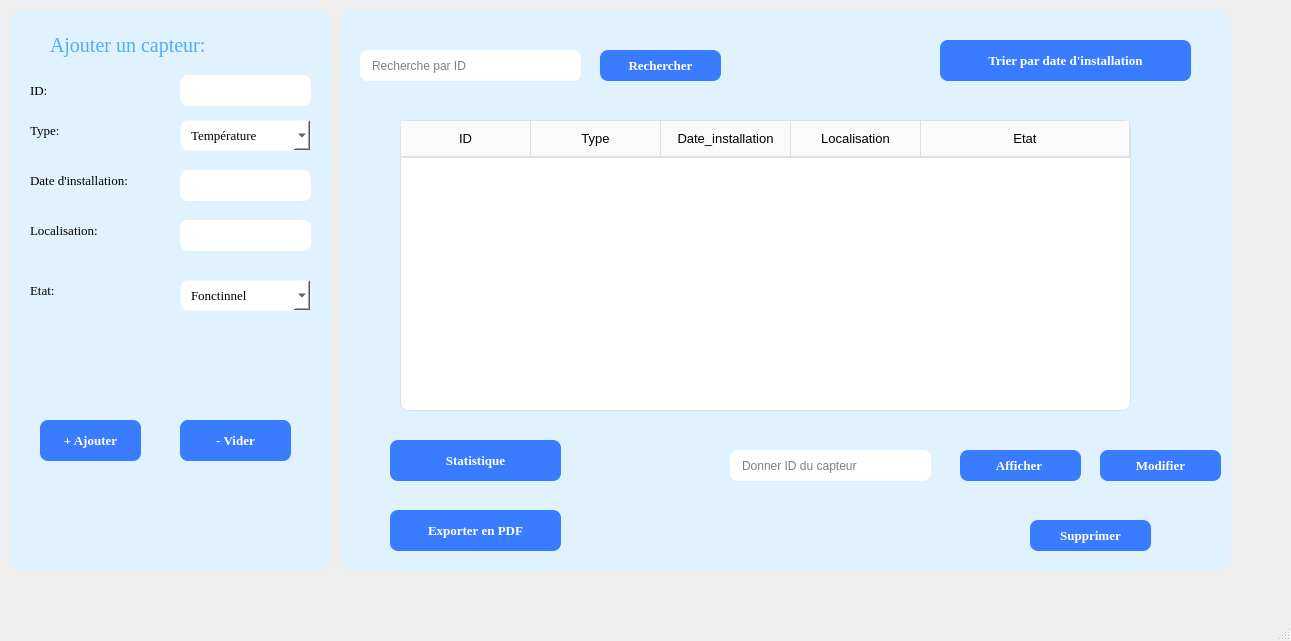
<?xml version="1.0" encoding="UTF-8"?>
<ui version="4.0">
 <class>Gsweather</class>
 <widget class="QMainWindow" name="Gsweather">
  <property name="geometry">
   <rect>
    <x>0</x>
    <y>0</y>
    <width>1291</width>
    <height>641</height>
   </rect>
  </property>
  <property name="font">
   <font>
    <pointsize>10</pointsize>
   </font>
  </property>
  <property name="windowTitle">
   <string>gestion des capteurs</string>
  </property>
  <widget class="QWidget" name="centralwidget">
   <widget class="QFrame" name="frame">
    <property name="geometry">
     <rect>
      <x>10</x>
      <y>10</y>
      <width>321</width>
      <height>561</height>
     </rect>
    </property>
    <property name="styleSheet">
     <string notr="true">background-color: rgb(224, 242, 254);

border-radius: 16px;</string>
    </property>
    <property name="frameShape">
     <enum>QFrame::Shape::StyledPanel</enum>
    </property>
    <property name="frameShadow">
     <enum>QFrame::Shadow::Raised</enum>
    </property>
    <widget class="QLabel" name="label">
     <property name="geometry">
      <rect>
       <x>40</x>
       <y>20</y>
       <width>201</width>
       <height>31</height>
      </rect>
     </property>
     <property name="font">
      <font>
       <family>Times New Roman</family>
       <pointsize>15</pointsize>
      </font>
     </property>
     <property name="styleSheet">
      <string notr="true">color: rgb(85, 170, 255);</string>
     </property>
     <property name="text">
      <string>Ajouter un capteur:</string>
     </property>
    </widget>
    <widget class="QLabel" name="label_2">
     <property name="geometry">
      <rect>
       <x>20</x>
       <y>70</y>
       <width>63</width>
       <height>20</height>
      </rect>
     </property>
     <property name="font">
      <font>
       <family>Times New Roman</family>
       <pointsize>10</pointsize>
      </font>
     </property>
     <property name="text">
      <string>ID:</string>
     </property>
    </widget>
    <widget class="QLabel" name="label_3">
     <property name="geometry">
      <rect>
       <x>20</x>
       <y>110</y>
       <width>63</width>
       <height>20</height>
      </rect>
     </property>
     <property name="font">
      <font>
       <family>Times New Roman</family>
       <pointsize>10</pointsize>
      </font>
     </property>
     <property name="text">
      <string>Type:</string>
     </property>
    </widget>
    <widget class="QLabel" name="label_4">
     <property name="geometry">
      <rect>
       <x>20</x>
       <y>160</y>
       <width>141</width>
       <height>20</height>
      </rect>
     </property>
     <property name="font">
      <font>
       <family>Times New Roman</family>
       <pointsize>10</pointsize>
      </font>
     </property>
     <property name="text">
      <string>Date d'installation:</string>
     </property>
    </widget>
    <widget class="QLabel" name="label_5">
     <property name="geometry">
      <rect>
       <x>20</x>
       <y>210</y>
       <width>101</width>
       <height>20</height>
      </rect>
     </property>
     <property name="font">
      <font>
       <family>Times New Roman</family>
       <pointsize>10</pointsize>
      </font>
     </property>
     <property name="text">
      <string>Localisation:</string>
     </property>
    </widget>
    <widget class="QLabel" name="label_6">
     <property name="geometry">
      <rect>
       <x>20</x>
       <y>270</y>
       <width>63</width>
       <height>20</height>
      </rect>
     </property>
     <property name="font">
      <font>
       <family>Times New Roman</family>
       <pointsize>10</pointsize>
      </font>
     </property>
     <property name="text">
      <string>Etat:</string>
     </property>
    </widget>
    <widget class="QLineEdit" name="lineEdit">
     <property name="geometry">
      <rect>
       <x>170</x>
       <y>160</y>
       <width>131</width>
       <height>31</height>
      </rect>
     </property>
     <property name="styleSheet">
      <string notr="true">QLineEdit {

background-color: white;

color: rgb(0, 0, 0);

border: none;

border-radius: 8px;

padding: 6px 10px;

}



QLineEdit:focus {

border: 1px solid #2196F3;

}</string>
     </property>
    </widget>
    <widget class="QLineEdit" name="lineEdit_2">
     <property name="geometry">
      <rect>
       <x>170</x>
       <y>65</y>
       <width>131</width>
       <height>31</height>
      </rect>
     </property>
     <property name="styleSheet">
      <string notr="true">QLineEdit {

background-color: white;

color: rgb(0, 0, 0);

border: none;

border-radius: 8px;

padding: 6px 10px;

}



QLineEdit:focus {

border: 1px solid #2196F3;

}</string>
     </property>
    </widget>
    <widget class="QLineEdit" name="lineEdit_3">
     <property name="geometry">
      <rect>
       <x>170</x>
       <y>210</y>
       <width>131</width>
       <height>31</height>
      </rect>
     </property>
     <property name="styleSheet">
      <string notr="true">QLineEdit {

background-color: white;

color: rgb(0, 0, 0);

border: none;

border-radius: 8px;

padding: 6px 10px;

}



QLineEdit:focus {

border: 1px solid #2196F3;

}</string>
     </property>
    </widget>
    <widget class="QComboBox" name="comboBox">
     <property name="geometry">
      <rect>
       <x>170</x>
       <y>110</y>
       <width>131</width>
       <height>31</height>
      </rect>
     </property>
     <property name="font">
      <font>
       <family>Times New Roman</family>
       <pointsize>10</pointsize>
      </font>
     </property>
     <property name="styleSheet">
      <string notr="true">QComboBox {

background-color: white;

color: rgb(0, 0, 0);

border: 1px solid transparent;

border-radius: 8px;

padding: 6px 10px;

}



QComboBox:focus {

border: 1px solid #2196F3;

}



QComboBox QAbstractItemView {

background-color: white;

color: rgb(0, 0, 0);

border: 1px solid #ccc;

border-radius: 4px;

outline: none;

selection-background-color: #2196F3;

selection-color: white;

padding: 4px;

}



QComboBox QAbstractItemView::item {

padding: 4px 8px;

border: none;

}



QComboBox QAbstractItemView::item:selected,

QComboBox QAbstractItemView::item:hover {

background-color: #2196F3;

color: white;

}</string>
     </property>
     <item>
      <property name="text">
       <string>Température</string>
      </property>
     </item>
     <item>
      <property name="text">
       <string>Anémomètre</string>
      </property>
     </item>
     <item>
      <property name="text">
       <string>Pluviomètre</string>
      </property>
     </item>
    </widget>
    <widget class="QComboBox" name="comboBox_2">
     <property name="geometry">
      <rect>
       <x>170</x>
       <y>270</y>
       <width>131</width>
       <height>31</height>
      </rect>
     </property>
     <property name="font">
      <font>
       <family>Times New Roman</family>
       <pointsize>10</pointsize>
      </font>
     </property>
     <property name="styleSheet">
      <string notr="true">QComboBox {

background-color: white;

color: rgb(0, 0, 0);

border: 1px solid transparent;

border-radius: 8px;

padding: 6px 10px;

}



QComboBox:focus {

border: 1px solid #2196F3;

}



QComboBox QAbstractItemView {

background-color: white;

color: rgb(0, 0, 0);

border: 1px solid #ccc;

border-radius: 4px;

outline: none;

selection-background-color: #2196F3;

selection-color: white;

padding: 4px;

}



QComboBox QAbstractItemView::item {

padding: 4px 8px;

border: none;

}



QComboBox QAbstractItemView::item:selected,

QComboBox QAbstractItemView::item:hover {

background-color: #2196F3;

color: white;

}</string>
     </property>
     <item>
      <property name="text">
       <string>Fonctinnel</string>
      </property>
     </item>
     <item>
      <property name="text">
       <string>En panne</string>
      </property>
     </item>
    </widget>
    <widget class="QPushButton" name="pushButton">
     <property name="geometry">
      <rect>
       <x>30</x>
       <y>410</y>
       <width>101</width>
       <height>41</height>
      </rect>
     </property>
     <property name="font">
      <font>
       <family>Times New Roman</family>
       <pointsize>10</pointsize>
       <bold>true</bold>
      </font>
     </property>
     <property name="styleSheet">
      <string notr="true">QPushButton {
    background-color: rgb(58, 124, 255);
    color: white;
    border-radius: 8px;
    padding: 8px 16px;
    border: none;
}

QPushButton:hover {
    background-color: rgb(40, 100, 240);
}
</string>
     </property>
     <property name="text">
      <string>+ Ajouter</string>
     </property>
    </widget>
    <widget class="QPushButton" name="pushButton_2">
     <property name="geometry">
      <rect>
       <x>170</x>
       <y>410</y>
       <width>111</width>
       <height>41</height>
      </rect>
     </property>
     <property name="font">
      <font>
       <family>Times New Roman</family>
       <pointsize>10</pointsize>
       <bold>true</bold>
      </font>
     </property>
     <property name="styleSheet">
      <string notr="true">QPushButton {
    background-color: rgb(58, 124, 255);
    color: white;
    border-radius: 8px;
    padding: 8px 16px;
    border: none;
}

QPushButton:hover {
    background-color: rgb(40, 100, 240);
}</string>
     </property>
     <property name="text">
      <string>- Vider</string>
     </property>
    </widget>
   </widget>
   <widget class="QFrame" name="frame_2">
    <property name="geometry">
     <rect>
      <x>340</x>
      <y>10</y>
      <width>891</width>
      <height>561</height>
     </rect>
    </property>
    <property name="styleSheet">
     <string notr="true">background-color: rgb(224, 242, 254);

border-radius: 16px;</string>
    </property>
    <property name="frameShape">
     <enum>QFrame::Shape::StyledPanel</enum>
    </property>
    <property name="frameShadow">
     <enum>QFrame::Shadow::Raised</enum>
    </property>
    <widget class="QTableWidget" name="tableWidget">
     <property name="geometry">
      <rect>
       <x>60</x>
       <y>110</y>
       <width>731</width>
       <height>291</height>
      </rect>
     </property>
     <property name="font">
      <font>
       <family>Times New Roman</family>
      </font>
     </property>
     <property name="styleSheet">
      <string notr="true">QHeaderView::section {

background-color: #fafafa;

color: black;

font-family: &quot;Times New Roman&quot;;

font-size: 10pt;

font-weight: normal;

padding: 8px;

border: none;

border-right: 1px solid #e0e0e0;

border-bottom: 2px solid #e0e0e0;

}



QTableWidget::item {

color: black;

font-family: &quot;Times New Roman&quot;;

font-size: 10pt;

padding: 8px;

border-right: 1px solid #f0f0f0;

border-bottom: 1px solid #f0f0f0;

}



QTableWidget {

background-color: white;

border: 1px solid #e0e0e0;

border-radius: 8px;

gridline-color: transparent;

}</string>
     </property>
     <attribute name="horizontalHeaderDefaultSectionSize">
      <number>130</number>
     </attribute>
     <attribute name="horizontalHeaderStretchLastSection">
      <bool>true</bool>
     </attribute>
     <column>
      <property name="text">
       <string>ID</string>
      </property>
     </column>
     <column>
      <property name="text">
       <string>Type</string>
      </property>
     </column>
     <column>
      <property name="text">
       <string>Date_installation</string>
      </property>
     </column>
     <column>
      <property name="text">
       <string>Localisation</string>
      </property>
     </column>
     <column>
      <property name="text">
       <string>Etat</string>
      </property>
     </column>
    </widget>
    <widget class="QLineEdit" name="lineEdit_4">
     <property name="geometry">
      <rect>
       <x>20</x>
       <y>40</y>
       <width>221</width>
       <height>31</height>
      </rect>
     </property>
     <property name="styleSheet">
      <string notr="true">QLineEdit {

background-color: white;

color: rgb(0, 0, 0);

border: none;

border-radius: 8px;

padding: 6px 10px;

}



QLineEdit:focus {

border: 1px solid #2196F3;

}</string>
     </property>
     <property name="placeholderText">
      <string>Recherche par ID</string>
     </property>
    </widget>
    <widget class="QPushButton" name="pushButton_3">
     <property name="geometry">
      <rect>
       <x>260</x>
       <y>40</y>
       <width>121</width>
       <height>31</height>
      </rect>
     </property>
     <property name="font">
      <font>
       <family>Times New Roman</family>
       <pointsize>10</pointsize>
       <bold>true</bold>
      </font>
     </property>
     <property name="styleSheet">
      <string notr="true">QPushButton {
    background-color: rgb(58, 124, 255);
    color: white;
    border-radius: 8px;
    padding: 8px 16px;
    border: none;
}

QPushButton:hover {
    background-color: rgb(40, 100, 240);
}</string>
     </property>
     <property name="text">
      <string>Rechercher</string>
     </property>
    </widget>
    <widget class="QPushButton" name="pushButton_4">
     <property name="geometry">
      <rect>
       <x>600</x>
       <y>30</y>
       <width>251</width>
       <height>41</height>
      </rect>
     </property>
     <property name="font">
      <font>
       <family>Times New Roman</family>
       <pointsize>10</pointsize>
       <bold>true</bold>
      </font>
     </property>
     <property name="styleSheet">
      <string notr="true">QPushButton {
    background-color: rgb(58, 124, 255);
    color: white;
    border-radius: 8px;
    padding: 8px 16px;
    border: none;
}

QPushButton:hover {
    background-color: rgb(40, 100, 240);
}</string>
     </property>
     <property name="text">
      <string>Trier par date d'installation</string>
     </property>
    </widget>
    <widget class="QPushButton" name="pushButton_5">
     <property name="geometry">
      <rect>
       <x>50</x>
       <y>430</y>
       <width>171</width>
       <height>41</height>
      </rect>
     </property>
     <property name="font">
      <font>
       <family>Times New Roman</family>
       <pointsize>10</pointsize>
       <bold>true</bold>
      </font>
     </property>
     <property name="styleSheet">
      <string notr="true">QPushButton {
    background-color: rgb(58, 124, 255);
    color: white;
    border-radius: 8px;
    padding: 8px 16px;
    border: none;
}

QPushButton:hover {
    background-color: rgb(40, 100, 240);
}</string>
     </property>
     <property name="text">
      <string>Statistique</string>
     </property>
    </widget>
    <widget class="QPushButton" name="pushButton_6">
     <property name="geometry">
      <rect>
       <x>50</x>
       <y>500</y>
       <width>171</width>
       <height>41</height>
      </rect>
     </property>
     <property name="font">
      <font>
       <family>Times New Roman</family>
       <pointsize>10</pointsize>
       <bold>true</bold>
      </font>
     </property>
     <property name="styleSheet">
      <string notr="true">QPushButton {
    background-color: rgb(58, 124, 255);
    color: white;
    border-radius: 8px;
    padding: 8px 16px;
    border: none;
}

QPushButton:hover {
    background-color: rgb(40, 100, 240);
}</string>
     </property>
     <property name="text">
      <string>Exporter en PDF</string>
     </property>
    </widget>
    <widget class="QLineEdit" name="lineEdit_5">
     <property name="geometry">
      <rect>
       <x>390</x>
       <y>440</y>
       <width>201</width>
       <height>31</height>
      </rect>
     </property>
     <property name="styleSheet">
      <string notr="true">QLineEdit {

background-color: white;

color: rgb(0, 0, 0);

border: none;

border-radius: 8px;

padding: 6px 10px;

}



QLineEdit:focus {

border: 1px solid #2196F3;

}</string>
     </property>
     <property name="placeholderText">
      <string>Donner ID du capteur</string>
     </property>
    </widget>
    <widget class="QPushButton" name="pushButton_7">
     <property name="geometry">
      <rect>
       <x>620</x>
       <y>440</y>
       <width>121</width>
       <height>31</height>
      </rect>
     </property>
     <property name="font">
      <font>
       <family>Times New Roman</family>
       <pointsize>10</pointsize>
       <bold>true</bold>
      </font>
     </property>
     <property name="styleSheet">
      <string notr="true">QPushButton {
    background-color: rgb(58, 124, 255);
    color: white;
    border-radius: 8px;
    padding: 8px 16px;
    border: none;
}

QPushButton:hover {
    background-color: rgb(40, 100, 240);
}</string>
     </property>
     <property name="text">
      <string>Afficher </string>
     </property>
    </widget>
    <widget class="QPushButton" name="pushButton_8">
     <property name="geometry">
      <rect>
       <x>760</x>
       <y>440</y>
       <width>121</width>
       <height>31</height>
      </rect>
     </property>
     <property name="font">
      <font>
       <family>Times New Roman</family>
       <pointsize>10</pointsize>
       <bold>true</bold>
      </font>
     </property>
     <property name="styleSheet">
      <string notr="true">QPushButton {
    background-color: rgb(58, 124, 255);
    color: white;
    border-radius: 8px;
    padding: 8px 16px;
    border: none;
}

QPushButton:hover {
    background-color: rgb(40, 100, 240);
}</string>
     </property>
     <property name="text">
      <string>Modifier</string>
     </property>
    </widget>
    <widget class="QPushButton" name="pushButton_9">
     <property name="geometry">
      <rect>
       <x>690</x>
       <y>510</y>
       <width>121</width>
       <height>31</height>
      </rect>
     </property>
     <property name="font">
      <font>
       <family>Times New Roman</family>
       <pointsize>10</pointsize>
       <bold>true</bold>
      </font>
     </property>
     <property name="styleSheet">
      <string notr="true">QPushButton {
    background-color: rgb(58, 124, 255);
    color: white;
    border-radius: 8px;
    padding: 8px 16px;
    border: none;
}

QPushButton:hover {
    background-color: rgb(40, 100, 240);
}</string>
     </property>
     <property name="text">
      <string>Supprimer</string>
     </property>
    </widget>
   </widget>
  </widget>
  <widget class="QMenuBar" name="menubar">
   <property name="geometry">
    <rect>
     <x>0</x>
     <y>0</y>
     <width>1291</width>
     <height>28</height>
    </rect>
   </property>
  </widget>
  <widget class="QStatusBar" name="statusbar"/>
 </widget>
 <resources/>
 <connections/>
</ui>
